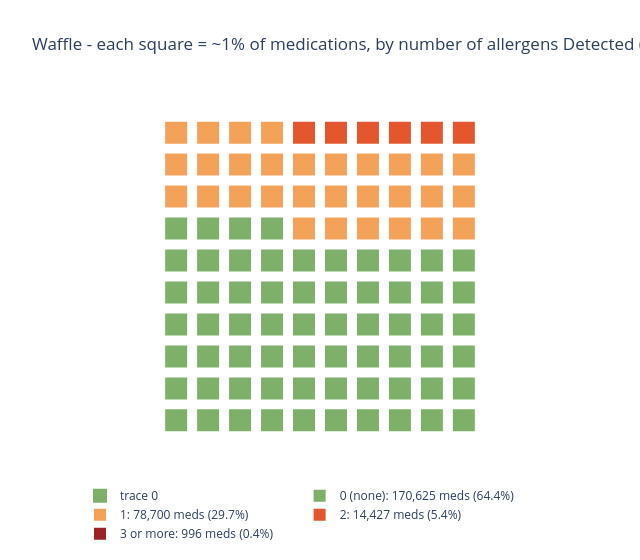

The notebook cell this image was saved under:
### Markdown cell above
### Chart 6 ⭐ NEW METHOD — Waffle: how many allergens does one medication carry?
A **waffle chart** is a 10x10 grid of 100 squares, each ~1% of medications, colored by how many allergens that medication has **Detected**. Not taught in SIADS 521. It answers *"how many pills are clean vs. multi-allergen minefields?"* at a glance. *(Detected only - "Review" is excluded, or Alpha-Gal's ubiquitous ambiguous excipients would swamp the chart.)*

### Code cell
import numpy as np
import plotly.graph_objects as go

status_cols = [c for c in df.columns if c.endswith("_status")]
n_det = sum((df[c] == "Detected").astype(int) for c in status_cols)

def _bucket(n):
    return "0 (none)" if n == 0 else ("1" if n == 1 else ("2" if n == 2 else "3 or more"))

order = ["0 (none)", "1", "2", "3 or more"]
counts = n_det.apply(_bucket).value_counts().reindex(order, fill_value=0)
pct = counts / counts.sum() * 100

# allocate 100 squares (largest-remainder rounding)
base = np.floor(pct).astype(int)
for i in np.argsort(-(pct - base).values)[: int(100 - base.sum())]:
    base.iloc[i] += 1

colors = {"0 (none)": "#7fb069", "1": "#f4a259", "2": "#e4572e", "3 or more": "#9b2226"}
seq = [cat for cat in order for _ in range(int(base[cat]))]

fig = go.Figure(go.Scatter(
    x=[i % 10 for i in range(len(seq))], y=[i // 10 for i in range(len(seq))], mode="markers",
    marker=dict(size=24, symbol="square", color=[colors[c] for c in seq],
                line=dict(width=2, color="white")),
    text=seq, hoverinfo="text"))
for cat in order:
    fig.add_trace(go.Scatter(x=[None], y=[None], mode="markers",
        marker=dict(size=12, symbol="square", color=colors[cat]),
        name=f"{cat}: {int(counts[cat]):,} meds ({pct[cat]:.1f}%)"))
fig.update_layout(
    title="Waffle - each square = ~1% of medications, by number of allergens Detected (of 8)",
    xaxis=dict(visible=False), yaxis=dict(visible=False, scaleanchor="x"),
    plot_bgcolor="white", width=640, height=560, legend=dict(orientation="h", y=-0.08))
fig.show()

### Figure 1 — Plotly figure (JSON) as saved in the notebook; plotly's stock layout.template omitted (floating-point values rounded to 4 significant figures)
{"data": [{"hoverinfo": "text", "marker": {"color": ["#7fb069", "#7fb069", "#7fb069", "#7fb069", "#7fb069", "#7fb069", "#7fb069", "#7fb069", "#7fb069", "#7fb069", "#7fb069", "#7fb069", "#7fb069", "#7fb069", "#7fb069", "#7fb069", "#7fb069", "#7fb069", "#7fb069", "#7fb069", "#7fb069", "#7fb069", "#7fb069", "#7fb069", "#7fb069", "#7fb069", "#7fb069", "#7fb069", "#7fb069", "#7fb069", "#7fb069", "#7fb069", "#7fb069", "#7fb069", "#7fb069", "#7fb069", "#7fb069", "#7fb069", "#7fb069", "#7fb069", "#7fb069", "#7fb069", "#7fb069", "#7fb069", "#7fb069", "#7fb069", "#7fb069", "#7fb069", "#7fb069", "#7fb069", "#7fb069", "#7fb069", "#7fb069", "#7fb069", "#7fb069", "#7fb069", "#7fb069", "#7fb069", "#7fb069", "#7fb069", "#7fb069", "#7fb069", "#7fb069", "#7fb069", "#f4a259", "#f4a259", "#f4a259", "#f4a259", "#f4a259", "#f4a259", "#f4a259", "#f4a259", "#f4a259", "#f4a259", "#f4a259", "#f4a259", "#f4a259", "#f4a259", "#f4a259", "#f4a259", "#f4a259", "#f4a259", "#f4a259", "#f4a259", "#f4a259", "#f4a259", "#f4a259", "#f4a259", "#f4a259", "#f4a259", "#f4a259", "#f4a259", "#f4a259", "#f4a259", "#e4572e", "#e4572e", "#e4572e", "#e4572e", "#e4572e", "#e4572e"], "line": {"color": "white", "width": 2}, "size": 24, "symbol": "square"}, "mode": "markers", "text": ["0 (none)", "0 (none)", "0 (none)", "0 (none)", "0 (none)", "0 (none)", "0 (none)", "0 (none)", "0 (none)", "0 (none)", "0 (none)", "0 (none)", "0 (none)", "0 (none)", "0 (none)", "0 (none)", "0 (none)", "0 (none)", "0 (none)", "0 (none)", "0 (none)", "0 (none)", "0 (none)", "0 (none)", "0 (none)", "0 (none)", "0 (none)", "0 (none)", "0 (none)", "0 (none)", "0 (none)", "0 (none)", "0 (none)", "0 (none)", "0 (none)", "0 (none)", "0 (none)", "0 (none)", "0 (none)", "0 (none)", "0 (none)", "0 (none)", "0 (none)", "0 (none)", "0 (none)", "0 (none)", "0 (none)", "0 (none)", "0 (none)", "0 (none)", "0 (none)", "0 (none)", "0 (none)", "0 (none)", "0 (none)", "0 (none)", "0 (none)", "0 (none)", "0 (none)", "0 (none)", "0 (none)", "0 (none)", "0 (none)", "0 (none)", "1", "1", "1", "1", "1", "1", "1", "1", "1", "1", "1", "1", "1", "1", "1", "1", "1", "1", "1", "1", "1", "1", "1", "1", "1", "1", "1", "1", "1", "1", "2", "2", "2", "2", "2", "2"], "type": "scatter", "x": [0, 1, 2, 3, 4, 5, 6, 7, 8, 9, 0, 1, 2, 3, 4, 5, 6, 7, 8, 9, 0, 1, 2, 3, 4, 5, 6, 7, 8, 9, 0, 1, 2, 3, 4, 5, 6, 7, 8, 9, 0, 1, 2, 3, 4, 5, 6, 7, 8, 9, 0, 1, 2, 3, 4, 5, 6, 7, 8, 9, 0, 1, 2, 3, 4, 5, 6, 7, 8, 9, 0, 1, 2, 3, 4, 5, 6, 7, 8, 9, 0, 1, 2, 3, 4, 5, 6, 7, 8, 9, 0, 1, 2, 3, 4, 5, 6, 7, 8, 9], "y": [0, 0, 0, 0, 0, 0, 0, 0, 0, 0, 1, 1, 1, 1, 1, 1, 1, 1, 1, 1, 2, 2, 2, 2, 2, 2, 2, 2, 2, 2, 3, 3, 3, 3, 3, 3, 3, 3, 3, 3, 4, 4, 4, 4, 4, 4, 4, 4, 4, 4, 5, 5, 5, 5, 5, 5, 5, 5, 5, 5, 6, 6, 6, 6, 6, 6, 6, 6, 6, 6, 7, 7, 7, 7, 7, 7, 7, 7, 7, 7, 8, 8, 8, 8, 8, 8, 8, 8, 8, 8, 9, 9, 9, 9, 9, 9, 9, 9, 9, 9]}, {"marker": {"color": "#7fb069", "size": 12, "symbol": "square"}, "mode": "markers", "name": "0 (none): 170,625 meds (64.4%)", "type": "scatter", "x": [null], "y": [null]}, {"marker": {"color": "#f4a259", "size": 12, "symbol": "square"}, "mode": "markers", "name": "1: 78,700 meds (29.7%)", "type": "scatter", "x": [null], "y": [null]}, {"marker": {"color": "#e4572e", "size": 12, "symbol": "square"}, "mode": "markers", "name": "2: 14,427 meds (5.4%)", "type": "scatter", "x": [null], "y": [null]}, {"marker": {"color": "#9b2226", "size": 12, "symbol": "square"}, "mode": "markers", "name": "3 or more: 996 meds (0.4%)", "type": "scatter", "x": [null], "y": [null]}], "layout": {"height": 560, "legend": {"orientation": "h", "y": -0.08}, "plot_bgcolor": "white", "title": {"text": "Waffle - each square = ~1% of medications, by number of allergens Detected (of 8)"}, "width": 640, "xaxis": {"visible": false}, "yaxis": {"scaleanchor": "x", "visible": false}}}
